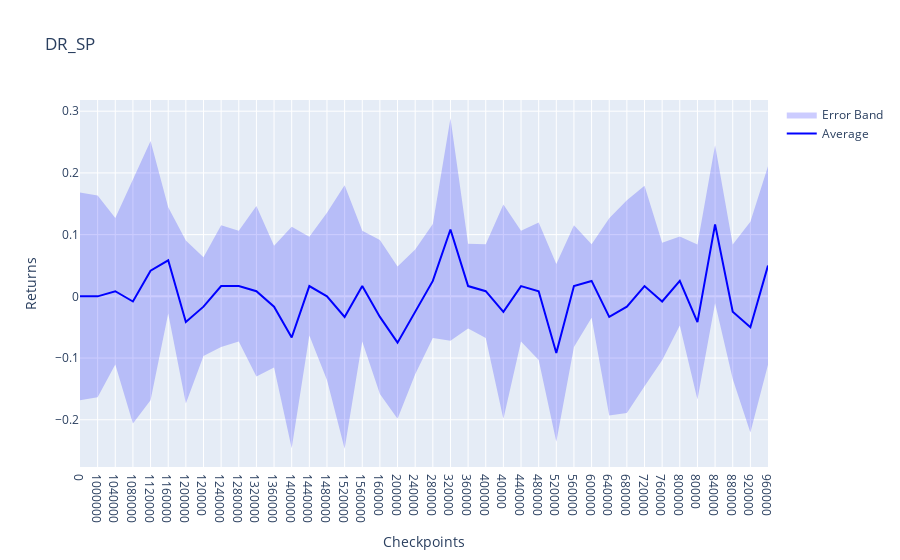
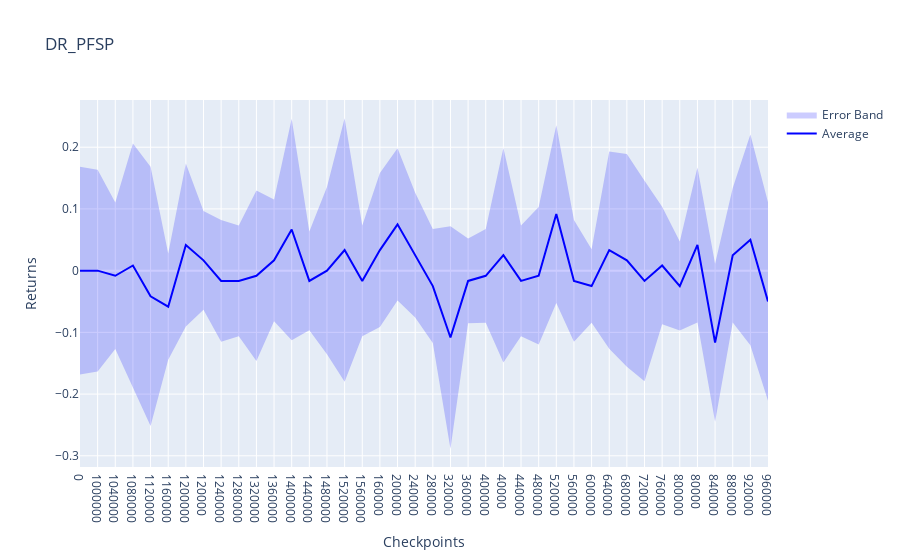

Notebook cell for these charts, in order:
### Code cell
plot_logs("DR_SP", "DR_PFSP")
